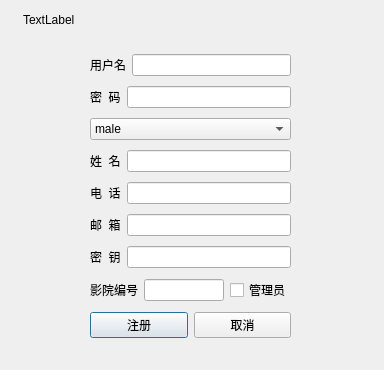
<?xml version="1.0" encoding="UTF-8"?>
<ui version="4.0">
 <class>RegisterWindow</class>
 <widget class="QDialog" name="RegisterWindow">
  <property name="geometry">
   <rect>
    <x>0</x>
    <y>0</y>
    <width>384</width>
    <height>370</height>
   </rect>
  </property>
  <property name="windowTitle">
   <string>Dialog</string>
  </property>
  <widget class="QWidget" name="layoutWidget">
   <property name="geometry">
    <rect>
     <x>90</x>
     <y>50</y>
     <width>201</width>
     <height>292</height>
    </rect>
   </property>
   <layout class="QVBoxLayout" name="verticalLayout">
    <item>
     <layout class="QHBoxLayout" name="horizontalLayout_2">
      <item>
       <widget class="QLabel" name="label_5">
        <property name="text">
         <string>用户名</string>
        </property>
       </widget>
      </item>
      <item>
       <widget class="QLineEdit" name="lineEdit_userName"/>
      </item>
     </layout>
    </item>
    <item>
     <layout class="QHBoxLayout" name="horizontalLayout_3">
      <item>
       <widget class="QLabel" name="label_4">
        <property name="text">
         <string>密  码</string>
        </property>
       </widget>
      </item>
      <item>
       <widget class="QLineEdit" name="lineEdit_psd"/>
      </item>
     </layout>
    </item>
    <item>
     <widget class="QComboBox" name="comboBox_sex">
      <item>
       <property name="text">
        <string>male</string>
       </property>
      </item>
      <item>
       <property name="text">
        <string>female</string>
       </property>
      </item>
      <item>
       <property name="text">
        <string>unknown</string>
       </property>
      </item>
     </widget>
    </item>
    <item>
     <layout class="QHBoxLayout" name="horizontalLayout">
      <item>
       <widget class="QLabel" name="label">
        <property name="text">
         <string>姓  名</string>
        </property>
       </widget>
      </item>
      <item>
       <widget class="QLineEdit" name="lineEdit_realName"/>
      </item>
     </layout>
    </item>
    <item>
     <layout class="QHBoxLayout" name="horizontalLayout_4">
      <item>
       <widget class="QLabel" name="label_3">
        <property name="text">
         <string>电  话</string>
        </property>
       </widget>
      </item>
      <item>
       <widget class="QLineEdit" name="lineEdit_number"/>
      </item>
     </layout>
    </item>
    <item>
     <layout class="QHBoxLayout" name="horizontalLayout_5">
      <item>
       <widget class="QLabel" name="label_2">
        <property name="text">
         <string>邮  箱</string>
        </property>
       </widget>
      </item>
      <item>
       <widget class="QLineEdit" name="lineEdit_email"/>
      </item>
     </layout>
    </item>
    <item>
     <layout class="QHBoxLayout" name="horizontalLayout_6">
      <item>
       <widget class="QLabel" name="label_adminKey">
        <property name="text">
         <string>密  钥</string>
        </property>
       </widget>
      </item>
      <item>
       <widget class="QLineEdit" name="lineEdit_adminKey"/>
      </item>
     </layout>
    </item>
    <item>
     <layout class="QHBoxLayout" name="horizontalLayout_7">
      <item>
       <widget class="QLabel" name="label_6">
        <property name="text">
         <string>影院编号</string>
        </property>
       </widget>
      </item>
      <item>
       <widget class="QLineEdit" name="lineEdit_cinemaId"/>
      </item>
      <item>
       <widget class="QCheckBox" name="checkBox_isAdmin">
        <property name="text">
         <string>管理员</string>
        </property>
       </widget>
      </item>
     </layout>
    </item>
    <item>
     <layout class="QHBoxLayout" name="horizontalLayout_8">
      <item>
       <widget class="QPushButton" name="pushButton_confirm">
        <property name="text">
         <string>注册</string>
        </property>
       </widget>
      </item>
      <item>
       <widget class="QPushButton" name="pushButton_exit">
        <property name="text">
         <string>取消</string>
        </property>
       </widget>
      </item>
     </layout>
    </item>
   </layout>
  </widget>
  <widget class="QLabel" name="label_test">
   <property name="geometry">
    <rect>
     <x>23</x>
     <y>10</y>
     <width>551</width>
     <height>20</height>
    </rect>
   </property>
   <property name="text">
    <string>TextLabel</string>
   </property>
  </widget>
 </widget>
 <resources/>
 <connections>
  <connection>
   <sender>pushButton_exit</sender>
   <signal>clicked()</signal>
   <receiver>RegisterWindow</receiver>
   <slot>close()</slot>
   <hints>
    <hint type="sourcelabel">
     <x>239</x>
     <y>279</y>
    </hint>
    <hint type="destinationlabel">
     <x>199</x>
     <y>149</y>
    </hint>
   </hints>
  </connection>
 </connections>
</ui>
